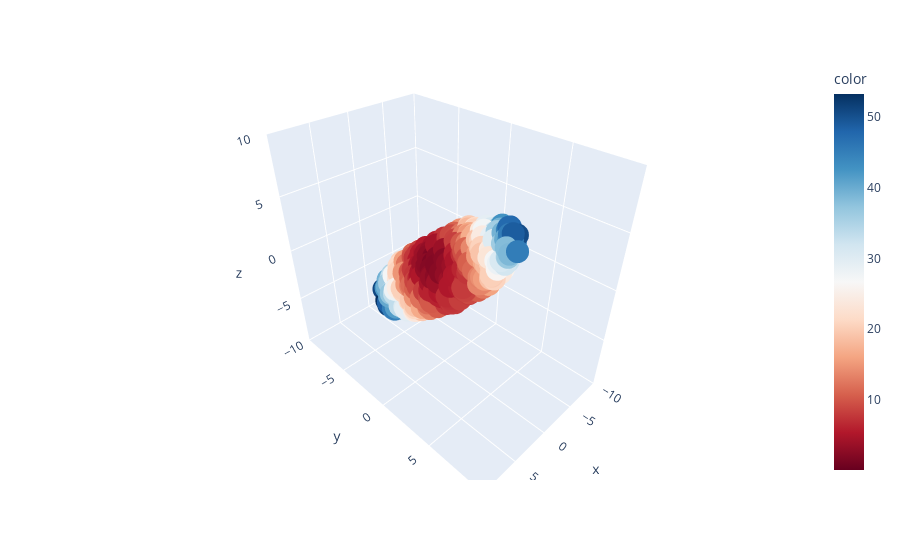

The cell this chart's notebook holds for it:
### Markdown cell above
To give the figure a little more visual pop, the following cell does the same plot, but also assigns a pre-determined color value (that we've arbitrarily chosen) to each point. These colors do not mean anything important, they're simply there as a visual aid.

You might find it useful to use `colorize_surfboard_data` later in this assignment.

### Code cell
def colorize_surfboard_data(df):
    colors = pd.read_csv("surfboard_colors.csv", header = None).values
    df_copy = df.copy()
    df_copy.insert(loc = 3, column = "color", value = colors)
    return df_copy
    
fig = px.scatter_3d(colorize_surfboard_data(surfboard), x='x', y='y', z='z', range_x = [-10, 10], range_y = [-10, 10], range_z = [-10, 10], color = "color", color_continuous_scale = 'RdBu')
fig.show()

### Figure 1 — Plotly figure (JSON) as saved in the notebook; plotly's stock layout.template omitted (floating-point values rounded to 4 significant figures; data arrays with more than 128 entries replaced by an {"elided": "..."} marker saying what was removed)
{"data": [{"hovertemplate": "x=%{x}<br>y=%{y}<br>z=%{z}<br>color=%{marker.color}<extra></extra>", "legendgroup": "", "marker": {"color": {"elided": "1000 float values"}, "coloraxis": "coloraxis", "symbol": "circle"}, "mode": "markers", "name": "", "scene": "scene", "showlegend": false, "type": "scatter3d", "x": {"elided": "1000 float values"}, "y": {"elided": "1000 float values"}, "z": {"elided": "1000 float values"}}], "layout": {"autosize": true, "coloraxis": {"colorbar": {"title": {"text": "color"}}, "colorscale": [[0, "rgb(103,0,31)"], [0.1, "rgb(178,24,43)"], [0.2, "rgb(214,96,77)"], [0.3, "rgb(244,165,130)"], [0.4, "rgb(253,219,199)"], [0.5, "rgb(247,247,247)"], [0.6, "rgb(209,229,240)"], [0.7, "rgb(146,197,222)"], [0.8, "rgb(67,147,195)"], [0.9, "rgb(33,102,172)"], [1, "rgb(5,48,97)"]]}, "legend": {"tracegroupgap": 0}, "margin": {"t": 60}, "scene": {"aspectmode": "auto", "aspectratio": {"x": 0.7745, "y": 1.188, "z": 1.087}, "domain": {"x": [0, 1], "y": [0, 1]}, "xaxis": {"range": [-10, 10], "title": {"text": "x"}, "type": "linear"}, "yaxis": {"range": [-10, 10], "title": {"text": "y"}, "type": "linear"}, "zaxis": {"range": [-10, 10], "title": {"text": "z"}, "type": "linear"}}}}
